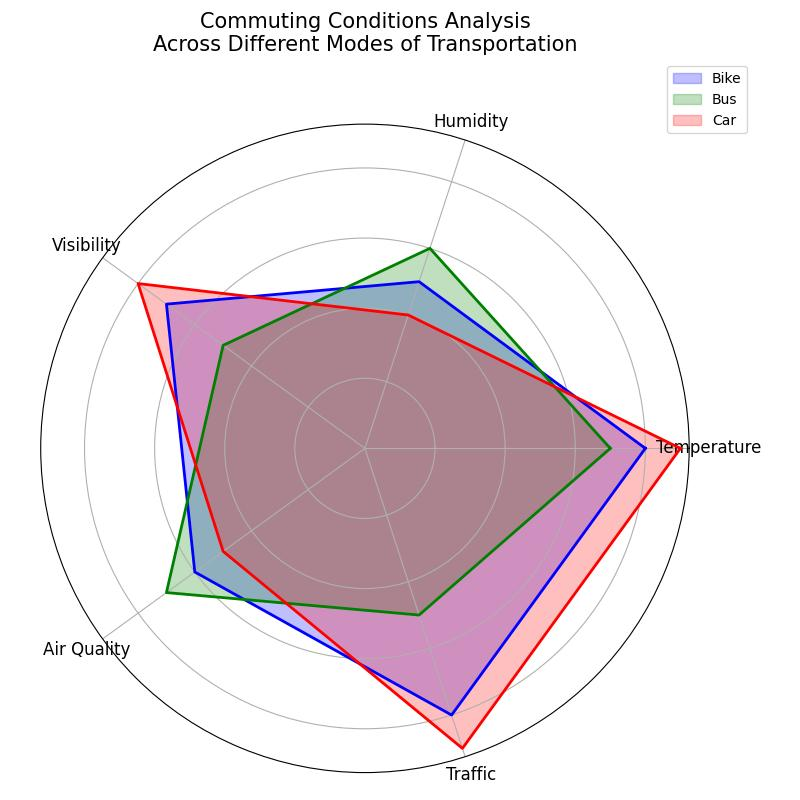

This chart was generated by the following Python code:
import numpy as np
import matplotlib.pyplot as plt

# Define the categories of the radar chart
categories = ['Temperature', 'Humidity', 'Visibility', 'Air Quality', 'Traffic']

# Define the data for each mode of transportation
bike = [8, 5, 7, 6, 8]
bus = [7, 6, 5, 7, 5]
car = [9, 4, 8, 5, 9]

# Title and backstory:
# This radar chart compares the daily commuting conditions for different modes of transportation in a metropolitan area. Each mode is evaluated based on Temperature, Humidity, Visibility, Air Quality, and Traffic.

# Number of variables we're plotting
num_vars = len(categories)

# Compute angle for each axis and close the radar chart loop
angles = np.linspace(0, 2 * np.pi, num_vars, endpoint=False).tolist()
bike += bike[:1]
bus += bus[:1]
car += car[:1]
angles += angles[:1]

# Start the plot
fig, ax = plt.subplots(figsize=(8, 8), subplot_kw=dict(polar=True))

# Plot each commuting mode's data on the radar chart
ax.fill(angles, bike, color='blue', alpha=0.25, label='Bike')
ax.fill(angles, bus, color='green', alpha=0.25, label='Bus')
ax.fill(angles, car, color='red', alpha=0.25, label='Car')

# Connect the data points with lines
ax.plot(angles, bike, color='blue', linewidth=2)
ax.plot(angles, bus, color='green', linewidth=2)
ax.plot(angles, car, color='red', linewidth=2)

# Remove radial labels for a cleaner look
ax.set_yticklabels([])

# Define and style category labels
ax.set_xticks(angles[:-1])
ax.set_xticklabels(categories, fontsize=12, ha='center')

# Add a descriptive title
plt.title('Commuting Conditions Analysis\nAcross Different Modes of Transportation', size=15, y=1.1)

# Add a legend to clarify which color represents which mode of transportation
plt.legend(loc='upper right', bbox_to_anchor=(1.1, 1.1))

# Automatically adjust layout to prevent label overlap
plt.tight_layout()

# Display the radar chart
plt.show()
